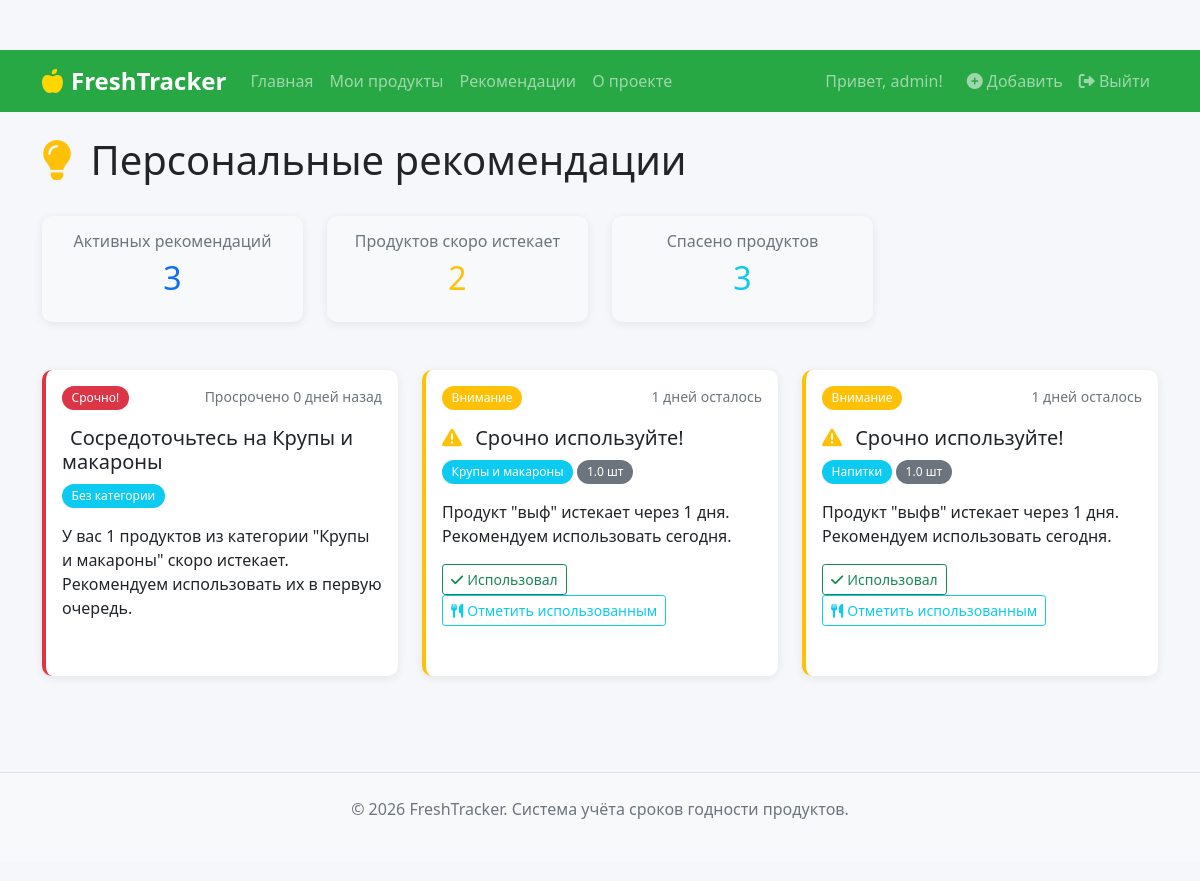
The app's page /recommendations/ (signed in) with its own data.
### app/models.py (models this page shows, shortened)
class Product(models.Model):
    STATUS_CHOICES = [
        ('active', 'Активный'),
        ('used', 'Использован'),
        ('expired', 'Просрочен'),
        ('thrown', 'Выброшен'),
    ]
    PRIORITY_CHOICES = [
        ('low', 'Низкий'),
        ('medium', 'Средний'),
        ('high', 'Высокий'),
    ]
    STORAGE_CHOICES = [
        ('fridge', 'Холодильник'),
        ('freezer', 'Морозилка'),
        ('pantry', 'Кладовая'),
        ('room', 'Комнатная температура'),
    ]
    UNIT_CHOICES = [
        ('шт', 'шт'),
        ('кг', 'кг'),
        ('г', 'г'),
        ('л', 'л'),
        ('мл', 'мл'),
        ('уп', 'уп'),
    ]
    user = models.ForeignKey(
        User,
        on_delete=models.CASCADE,
        related_name='products',
        verbose_name="Пользователь"
    )
    name = models.CharField(max_length=200, verbose_name="Название продукта")
    category = models.ForeignKey(
        Category,
        on_delete=models.SET_NULL,
        null=True,
        blank=True,
        verbose_name="Категория"
    )
    expiration_date = models.DateField(verbose_name="Срок годности до")
    purchase_date = models.DateField(
        default=timezone.now,
        verbose_name="Дата покупки"
    )
    quantity = models.FloatField(
        default=1,
        verbose_name="Количество",
        validators=[MinValueValidator(0.1)]
    )
    unit = models.CharField(
        max_length=10,
        default='шт',
        choices=UNIT_CHOICES,
        verbose_name="Единица измерения"
    )
    storage = models.CharField(
        max_length=20,
        choices=STORAGE_CHOICES,
        blank=True,
        verbose_name="Место хранения"
    )
    priority = models.CharField(
        max_length=10,
        choices=PRIORITY_CHOICES,
        default='medium',
        verbose_name="Приоритет использования"
    )
    estimated_price = models.DecimalField(
        max_digits=10,
        decimal_places=2,
        null=True,
        blank=True,
        verbose_name="Примерная стоимость"
    )
    notes = models.TextField(blank=True, verbose_name="Заметки")
    status = models.CharField(
        max_length=10,
        choices=STATUS_CHOICES,
        default='active',
        verbose_name="Статус"
    )
    notifications = models.BooleanField(
        default=True,
        verbose_name="Уведомления"
    )
    created_at = models.DateTimeField(auto_now_add=True)
    updated_at = models.DateTimeField(auto_now=True)
    class Meta:
        verbose_name = "Продукт"
        verbose_name_plural = "Продукты"
        ordering = ['expiration_date', 'priority']
    @property
    def days_remaining(self):
        delta = self.expiration_date - timezone.now().date()
        return delta.days

class Category(models.Model):
    name = models.CharField(max_length=100, verbose_name="Название категории")
    default_shelf_life_days = models.IntegerField(
        default=7,
        verbose_name="Срок хранения по умолчанию (дней)",
        validators=[MinValueValidator(1)]
    )
    icon = models.CharField(
        max_length=50,
        default='fas fa-archive',
        verbose_name="Иконка"
    )
    class Meta:
        verbose_name = "Категория"
        verbose_name_plural = "Категории"
        ordering = ['name']

### app/views.py (the view)
# urls.py: path('recommendations/', views.recommendations, name='recommendations'),
@login_required
def recommendations(request):
    user_products = Product.objects.filter(
        user=request.user,
        status='active',
        expiration_date__gte=timezone.now().date()
    )
    recommendations_list = get_recommendations(request.user)
    if user_products.exists():
        data = []
        for p in user_products:
            data.append({
                'name': p.name,
                'days_left': p.days_remaining,
                'category': p.category.name if p.category else 'Без категории',
            })
        df = pd.DataFrame(data)
        soon_expiring = df[df['days_left'] <= 3]
        if not soon_expiring.empty:
            category_rec = soon_expiring['category'].mode()
            if len(category_rec) > 0:
                most_common_category = category_rec[0]
                personal_recommendation = {
                    'title': f'Сосредоточьтесь на {most_common_category}',
                    'text': f'У вас {len(soon_expiring[soon_expiring["category"] == most_common_category])} '
                           f'продуктов из категории "{most_common_category}" скоро истекает. '
                           f'Рекомендуем использовать их в первую очередь.',
                    'urgency': 'urgent'
                }
                recommendations_list.insert(0, {
                    'product': None,
                    'template': type('obj', (object,), personal_recommendation),
                    'days_remaining': 0,
                    'urgency': 'urgent'
                })
    context = {
        'recommendations': recommendations_list,
        'total_recommendations': len(recommendations_list),
        'expiring_count': user_products.filter(
            expiration_date__lte=timezone.now().date() + timedelta(days=3)
        ).count(),
        'saved_products': len(recommendations_list),
    }
    return render(request, 'recommendations.html', context)

### app/templates/recommendations.html (shortened to what this page needs)
{% extends 'base.html' %}
{% block content %}
<div class="d-flex justify-content-between align-items-center mb-4">
    <h1>
        <i class="fas fa-lightbulb text-warning me-2"></i>
        Персональные рекомендации
    </h1>
</div>
<div class="row mb-4">
    <div class="col-md-3">
        <div class="card bg-light">
            <div class="card-body text-center">
                <h6 class="card-title text-muted">Активных рекомендаций</h6>
                <h2 class="text-primary">{{ total_recommendations }}</h2>
            </div>
        </div>
    </div>
    <div class="col-md-3">
        <div class="card bg-light">
            <div class="card-body text-center">
                <h6 class="card-title text-muted">Продуктов скоро истекает</h6>
                <h2 class="text-warning">{{ expiring_count }}</h2>
            </div>
        </div>
    </div>
    <div class="col-md-3">
        <div class="card bg-light">
            <div class="card-body text-center">
                <h6 class="card-title text-muted">Спасено продуктов</h6>
                <h2 class="text-info">{{ saved_products }}</h2>
            </div>
        </div>
    </div>
</div>
{% if recommendations %}
<div class="row" id="recommendations-container">
    {% for rec in recommendations %}
    <div class="col-lg-4 col-md-6 mb-4">
        <div class="card recommendation-card recommendation-{{ rec.urgency }} h-100">
            <div class="card-body">
                <div class="d-flex justify-content-between align-items-start mb-3">
                    {% if rec.urgency == 'urgent' or rec.urgency == 'danger' %}
                    <span class="badge bg-danger">Срочно!</span>
                    {% elif rec.urgency == 'warning' %}
                    <span class="badge bg-warning">Внимание</span>
                    {% else %}
                    <span class="badge bg-info">Рекомендация</span>
                    {% endif %}
                    <small class="text-muted">
                        {% if rec.days_remaining <= 0 %}
                            Просрочено {{ rec.days_remaining|stringformat:"+d"|slice:"1:" }} дней назад
                        {% else %}
                            {{ rec.days_remaining }} дней осталось
                        {% endif %}
                    </small>
                </div>
                <h5 class="card-title">
                    <i class="{{ rec.template.icon }}
                        {% if rec.urgency == 'urgent' or rec.urgency == 'danger' %}
                            text-danger
                        {% elif rec.urgency == 'warning' %}
                            text-warning
                        {% else %}
                            text-info
                        {% endif %}
                        me-2"></i>
                    {{ rec.template.title }}
                </h5>
                <div class="mb-3">
                    <span class="badge bg-info">
                        {% if rec.product and rec.product.category %}
                            {{ rec.product.category.name }}
                        {% else %}
                            Без категории
                        {% endif %}
                    </span>
                    {% if rec.product %}
                    <span class="badge bg-secondary">{{ rec.product.quantity }} {{ rec.product.unit }}</span>
                    {% endif %}
                </div>
                <p class="card-text">
                    {{ rec.template.text }}
                </p>
                <div class="recommendation-actions mt-3">
                    {% if rec.product %}
                    <form method="POST" action="{% url 'product_mark_used' rec.product.id %}" class="d-inline">
                        <button type="submit" class="btn btn-sm btn-outline-success me-2">
                            <i class="fas fa-check me-1"></i>Использовал
                        </button>
                    </form>
                    {% endif %}
                    {% if rec.template.action_link %}
                    <a href="{{ rec.template.action_link }}" target="_blank" class="btn btn-sm btn-outline-info">
                        <i class="fas fa-utensils me-1"></i>{{ rec.template.action_text|default:"Рецепты" }}
                    </a>
                    {% endif %}
                </div>
            </div>
        </div>
    </div>
    {% endfor %}
</div>
{% endif %}
{% endblock %}

### app/templates/base.html (shortened to what this page needs)
<!DOCTYPE html>
<html lang="ru">
<head>
    <link href="https://cdn.jsdelivr.net/npm/bootstrap@5.1.3/dist/css/bootstrap.min.css" rel="stylesheet">
    <link rel="stylesheet" href="https://cdnjs.cloudflare.com/ajax/libs/font-awesome/6.0.0/css/all.min.css">
    {% load static %}
    <link rel="stylesheet" href="{% static 'app/css/style.css' %}">
</head>
<body>
    <nav class="navbar navbar-expand-lg navbar-dark bg-success">
        <div class="container">
            <a class="navbar-brand" href="{% url 'index' %}">
                <i class="fas fa-apple-alt me-2"></i>FreshTracker
            </a>
            <div class="collapse navbar-collapse" id="navbarNav">
                <ul class="navbar-nav me-auto">
                    <li class="nav-item">
                        <a class="nav-link" href="{% url 'index' %}">Главная</a>
                    </li>
                    {% if user.is_authenticated %}
                    <li class="nav-item">
                        <a class="nav-link" href="{% url 'product_list' %}">Мои продукты</a>
                    </li>
                    <li class="nav-item">
                        <a class="nav-link" href="{% url 'recommendations' %}">Рекомендации</a>
                    </li>
                    {% endif %}
                    <li class="nav-item">
                        <a class="nav-link" href="{% url 'about' %}">О проекте</a>
                    </li>
                </ul>
                <div class="navbar-nav">
                    {% if user.is_authenticated %}
                        <span class="navbar-text me-3">
                            Привет, {{ user.username }}!
                        </span>
                        <a class="nav-link" href="{% url 'product_add' %}">
                            <i class="fas fa-plus-circle"></i> Добавить
                        </a>
                        <a class="nav-link" href="{% url 'logout' %}">
                            <i class="fas fa-sign-out-alt"></i> Выйти
                        </a>
                    {% endif %}
                </div>
            </div>
        </div>
    </nav>
    <main class="container py-4">
        {% block content %}{% endblock %}
    </main>
    <footer class="bg-light text-center text-muted py-4 mt-5 border-top">
        <div class="container">
            <p>&copy; {% now "Y" %} FreshTracker. Система учёта сроков годности продуктов.</p>
        </div>
    </footer>
</body>
</html>

### app/static/app/css/style.css (style rules this page uses)
:root { --primary-color: #28a745; --primary-dark: #1e7e34; --secondary-color: #6c757d; --warning-color: #ffc107; --danger-color: #dc3545; --info-color: #17a2b8; --light-color: #f8f9fa; --dark-color: #343a40; }
body { font-family: 'Segoe UI', Tahoma, Geneva, Verdana, sans-serif; background-color: #f5f7fa; min-height: 100vh; display: flex; flex-direction: column; }
main { flex: 1; }
.navbar-brand { font-weight: 700; font-size: 1.5rem; }
.navbar-brand i { color: #ffd700; }
.card { border: none; border-radius: 10px; box-shadow: 0 2px 10px rgba(0, 0, 0, 0.08); transition: all 0.3s ease; margin-bottom: 1.5rem; }
.badge { padding: 0.5em 0.8em; border-radius: 20px; font-weight: 500; }
.bg-success { background-color: var(--primary-color) !important; }
body { padding-top: 50px; padding-bottom: 20px; }

### app/templates/recommendations.html (style rules this page uses)
.recommendation-card { transition: transform 0.2s; border-left: 4px solid; }
.recommendation-urgent, .recommendation-danger { border-left-color: #dc3545; }
.recommendation-warning { border-left-color: #ffc107; }

### records on screen
Product: shows "Внимание", days_remaining "1", template "Срочно используйте!", product.category.name "Крупы и макароны", product.quantity "1.0", product.unit "шт", template.text "Продукт \"выф\" истекает через 1 дня. Рекомендуем использовать сегодня.", shows "Использовал", template.action_text "Отметить использованным"
Product: shows "Внимание", days_remaining "1", template "Срочно используйте!", product.category.name "Напитки", product.quantity "1.0", product.unit "шт", template.text "Продукт \"выфв\" истекает через 1 дня. Рекомендуем использовать сегодня.", shows "Использовал", template.action_text "Отметить использованным"

### other values on screen
{{ user.username }} "admin"
{{ total_recommendations }} "3"
{{ expiring_count }} "2"
{{ saved_products }} "3"
{{ rec.days_remaining|stringformat:"+d"|slice:"1:" }} "0"
{{ rec.template.title }} "Сосредоточьтесь на Крупы и макароны"
{{ rec.template.text }} "У вас 1 продуктов из категории \"Крупы и макароны\" скоро истекает. Рекомендуем использовать их в первую очередь."
